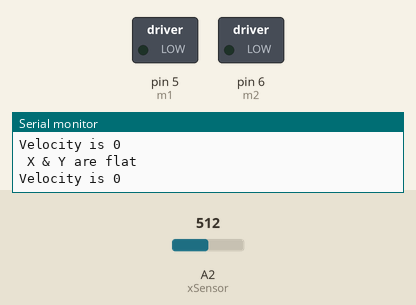
Bench run of a sketch on a simulated Arduino Uno, built with avr-gcc and run on an emulated ATmega328P. On the bench: switched loads named in the sketch (green lamp = pin HIGH), the last lines printed to the serial monitor. The inputs (shaded band) are chosen by the test bench; at power-on: A2 (xSensor) = 512.

Above: at 1.2 s.
1.3 s: A2 (xSensor) set to 716
At 2.5 s:
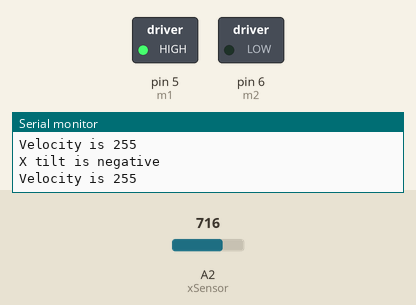
2.8 s: A2 (xSensor) set to 532
4.3 s: A2 (xSensor) set to 519
At 5.5 s:
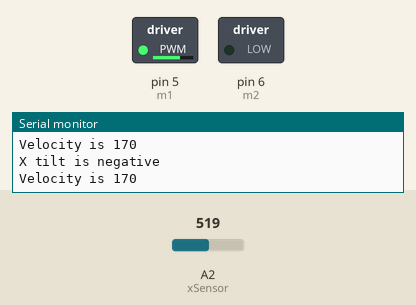
5.8 s: A2 (xSensor) set to 306
At 7.0 s:
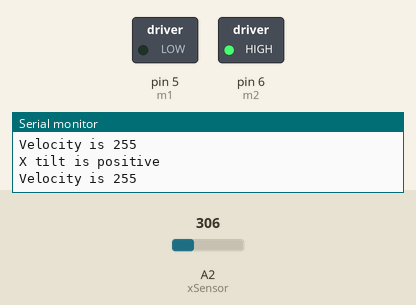
7.3 s: A2 (xSensor) set to 900
At 8.7 s:
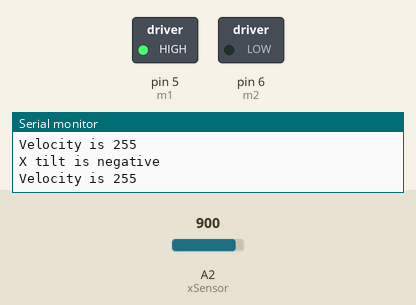
Timing chart, 0 to 9.8 s (numbered marks = the images above; inputs shaded):
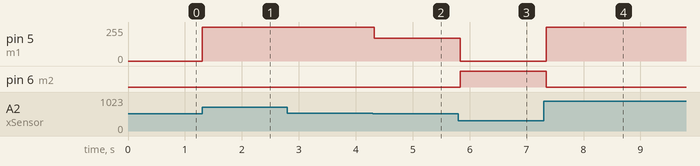

Measured:
- the behaviour switches between 520 and 519 on A2 (xSensor) (found by bisection; images 1 and 2)
- after the input at 1.3 s, pin 5 (m1): 0/255 → 255/255 at once
- after the input at 4.3 s, pin 5 (m1): 255/255 → 170/255 at once
- after the input at 5.8 s, pin 5 (m1): 170/255 → 0/255 at once; pin 6 (m2): LOW → HIGH at once
- after the input at 7.3 s, pin 5 (m1): 0/255 → 255/255 after 0.05 s; pin 6 (m2): HIGH → LOW after 0.05 s

The sketch:

motorupdated.ino
```cpp
// Motor
int m1 = 5; // pin connection for motor
int m2 = 6; // pin connection for motor

int velocity; // speed motor goes at.

// Accelerometer
int xSensor = A2; //sensor pin for accelerometer

float xSensorValue; //value sensor pin outputs on x-axis

int xbase; // base value for x-axis, all measurements will be realtive to this one

int xupper; //upper limit on the x-axis
int xlower; //lower limit on the x-axis

// sensor values used to decide the speed, will need to be adjusted depending on the base value, potential improvement here.
int mplow;
int mphigh;
int mnlow;
int mnhigh;

void setup() {

  Serial.begin(9600);

  // assing base values
  xbase = analogRead(xSensor);

  // sensor values used to decide the speed, will need to be adjusted depending on the base value, potential improvement here.
  mplow = xbase + 5;
  mphigh = xbase + 8;
  mnlow = xbase - 8;
  mnhigh = xbase - 5;

  xupper = xbase + 3;
  xlower = xbase - 3;

  //Setup pins for motor.
  pinMode(5, OUTPUT);
  pinMode(6, OUTPUT);
}

void loop () {
  xSensorValue = analogRead(xSensor);
//  Serial.println(mplow); // 524
//  Serial.println(mphigh); // 529
//  Serial.println(mnlow); // 509
//  Serial.println(mnhigh); // 514
  if (xSensorValue > xupper) xless (); // single line depending on tilt.
  if (xSensorValue < xlower) xmore (); // single line depending on tilt.
  if (xlower < xSensorValue && xSensorValue < xupper) allon(); // switches all lights on if accelerometer registers as flat.
}
void xmore () {
    Serial.println("X tilt is positive ");
    // adjusts speed based on x-axis tilt (+ve or -ve) and angle of tilt.
    if (mnlow < xSensorValue && xSensorValue < mnhigh) velocity = 170;
    if (xSensorValue < mnlow) velocity = 255;
    if (xSensorValue > mnhigh) velocity = 85;
    analogWrite(m2, velocity);
    analogWrite(m1, 0);

    Serial.print("Velocity is ");
    Serial.println(velocity);
    delay(100);
 }
void xless () {
    Serial.println("X tilt is negative ");
    // adjusts speed based on x-axis tilt (+ve or -ve) and angle of tilt.
    if (mplow < xSensorValue && xSensorValue < mphigh) velocity = 170;
    if (xSensorValue < mplow) velocity = 85;
    if (xSensorValue > mphigh) velocity = 255;
    analogWrite(m1, velocity);
    analogWrite(m2, 0);

    Serial.print("Velocity is ");
    Serial.println(velocity);
    delay(100);
 }
void allon(){
    Serial.println(" X & Y are flat ");
    digitalWrite(m1, 0);
    digitalWrite(m2, 0);

    Serial.print("Velocity is ");
    Serial.println(0);
    delay(100);
 }
```
